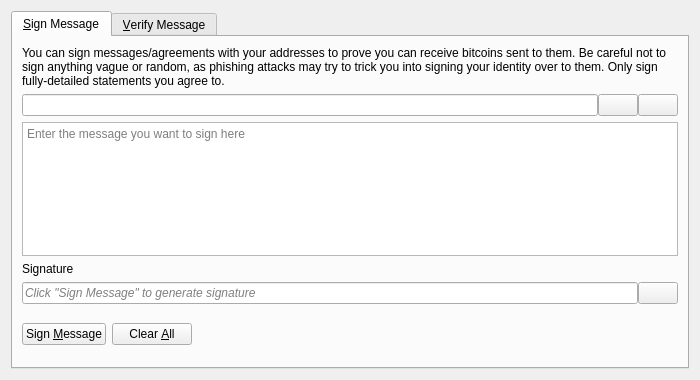
<?xml version="1.0" encoding="UTF-8"?>
<ui version="4.0">
 <class>SignVerifyMessageDialog</class>
 <widget class="QDialog" name="SignVerifyMessageDialog">
  <property name="geometry">
   <rect>
    <x>0</x>
    <y>0</y>
    <width>700</width>
    <height>380</height>
   </rect>
  </property>
  <property name="windowTitle">
   <string>Signatures - Sign / Verify a Message</string>
  </property>
  <property name="modal">
   <bool>true</bool>
  </property>
  <layout class="QVBoxLayout" name="verticalLayout">
   <item>
    <widget class="QTabWidget" name="tabWidget">
     <property name="currentIndex">
      <number>0</number>
     </property>
     <widget class="QWidget" name="tabSignMessage">
      <attribute name="title">
       <string>&amp;Sign Message</string>
      </attribute>
      <layout class="QVBoxLayout" name="verticalLayout_SM">
       <item>
        <widget class="QLabel" name="infoLabel_SM">
         <property name="text">
          <string>You can sign messages/agreements with your addresses to prove you can receive bitcoins sent to them. Be careful not to sign anything vague or random, as phishing attacks may try to trick you into signing your identity over to them. Only sign fully-detailed statements you agree to.</string>
         </property>
         <property name="textFormat">
          <enum>Qt::PlainText</enum>
         </property>
         <property name="wordWrap">
          <bool>true</bool>
         </property>
        </widget>
       </item>
       <item>
        <layout class="QHBoxLayout" name="horizontalLayout_1_SM">
         <property name="spacing">
          <number>0</number>
         </property>
         <item>
          <widget class="QValidatedLineEdit" name="addressIn_SM">
           <property name="toolTip">
            <string>The TROIS address to sign the message with</string>
           </property>
          </widget>
         </item>
         <item>
          <widget class="QPushButton" name="addressBookButton_SM">
           <property name="toolTip">
            <string>Choose previously used address</string>
           </property>
           <property name="text">
            <string/>
           </property>
           <property name="icon">
            <iconset resource="../bitcoin.qrc">
             <normaloff>:/icons/address-book</normaloff>:/icons/address-book</iconset>
           </property>
           <property name="shortcut">
            <string>Alt+A</string>
           </property>
           <property name="autoDefault">
            <bool>false</bool>
           </property>
          </widget>
         </item>
         <item>
          <widget class="QPushButton" name="pasteButton_SM">
           <property name="toolTip">
            <string>Paste address from clipboard</string>
           </property>
           <property name="text">
            <string/>
           </property>
           <property name="icon">
            <iconset resource="../bitcoin.qrc">
             <normaloff>:/icons/editpaste</normaloff>:/icons/editpaste</iconset>
           </property>
           <property name="shortcut">
            <string>Alt+P</string>
           </property>
           <property name="autoDefault">
            <bool>false</bool>
           </property>
          </widget>
         </item>
        </layout>
       </item>
       <item>
        <widget class="QPlainTextEdit" name="messageIn_SM">
         <property name="toolTip">
          <string>Enter the message you want to sign here</string>
         </property>
         <property name="placeholderText">
          <string>Enter the message you want to sign here</string>
         </property>
        </widget>
       </item>
       <item>
        <widget class="QLabel" name="signatureLabel_SM">
         <property name="text">
          <string>Signature</string>
         </property>
         <property name="textFormat">
          <enum>Qt::PlainText</enum>
         </property>
        </widget>
       </item>
       <item>
        <layout class="QHBoxLayout" name="horizontalLayout_2_SM">
         <property name="spacing">
          <number>0</number>
         </property>
         <item>
          <widget class="QLineEdit" name="signatureOut_SM">
           <property name="placeholderText">
            <string>Click "Sign Message" to generate signature</string>
           </property>
           <property name="font">
            <font>
             <italic>true</italic>
            </font>
           </property>
           <property name="readOnly">
            <bool>true</bool>
           </property>
          </widget>
         </item>
         <item>
          <widget class="QPushButton" name="copySignatureButton_SM">
           <property name="toolTip">
            <string>Copy the current signature to the system clipboard</string>
           </property>
           <property name="text">
            <string/>
           </property>
           <property name="icon">
            <iconset resource="../bitcoin.qrc">
             <normaloff>:/icons/editcopy</normaloff>:/icons/editcopy</iconset>
           </property>
           <property name="autoDefault">
            <bool>false</bool>
           </property>
          </widget>
         </item>
        </layout>
       </item>
       <item>
        <layout class="QHBoxLayout" name="horizontalLayout_3_SM">
         <item>
          <widget class="QPushButton" name="signMessageButton_SM">
           <property name="toolTip">
            <string>Sign the message to prove you own this TROIS address</string>
           </property>
           <property name="text">
            <string>Sign &amp;Message</string>
           </property>
           <property name="icon">
            <iconset resource="../bitcoin.qrc">
             <normaloff>:/icons/edit</normaloff>:/icons/edit</iconset>
           </property>
           <property name="autoDefault">
            <bool>false</bool>
           </property>
          </widget>
         </item>
         <item>
          <widget class="QPushButton" name="clearButton_SM">
           <property name="toolTip">
            <string>Reset all sign message fields</string>
           </property>
           <property name="text">
            <string>Clear &amp;All</string>
           </property>
           <property name="icon">
            <iconset resource="../bitcoin.qrc">
             <normaloff>:/icons/remove</normaloff>:/icons/remove</iconset>
           </property>
           <property name="autoDefault">
            <bool>false</bool>
           </property>
          </widget>
         </item>
         <item>
          <spacer name="horizontalSpacer_1_SM">
           <property name="orientation">
            <enum>Qt::Horizontal</enum>
           </property>
           <property name="sizeHint" stdset="0">
            <size>
             <width>40</width>
             <height>48</height>
            </size>
           </property>
          </spacer>
         </item>
         <item>
          <widget class="QLabel" name="statusLabel_SM">
           <property name="font">
            <font>
             <weight>75</weight>
             <bold>true</bold>
            </font>
           </property>
           <property name="text">
            <string/>
           </property>
           <property name="wordWrap">
            <bool>true</bool>
           </property>
          </widget>
         </item>
         <item>
          <spacer name="horizontalSpacer_2_SM">
           <property name="orientation">
            <enum>Qt::Horizontal</enum>
           </property>
           <property name="sizeHint" stdset="0">
            <size>
             <width>40</width>
             <height>48</height>
            </size>
           </property>
          </spacer>
         </item>
        </layout>
       </item>
      </layout>
     </widget>
     <widget class="QWidget" name="tabVerifyMessage">
      <attribute name="title">
       <string>&amp;Verify Message</string>
      </attribute>
      <layout class="QVBoxLayout" name="verticalLayout_VM">
       <item>
        <widget class="QLabel" name="infoLabel_VM">
         <property name="text">
          <string>Enter the receiver's address, message (ensure you copy line breaks, spaces, tabs, etc. exactly) and signature below to verify the message. Be careful not to read more into the signature than what is in the signed message itself, to avoid being tricked by a man-in-the-middle attack. Note that this only proves the signing party receives with the address, it cannot prove sendership of any transaction!</string>
         </property>
         <property name="textFormat">
          <enum>Qt::PlainText</enum>
         </property>
         <property name="alignment">
          <set>Qt::AlignLeading|Qt::AlignLeft|Qt::AlignTop</set>
         </property>
         <property name="wordWrap">
          <bool>true</bool>
         </property>
        </widget>
       </item>
       <item>
        <layout class="QHBoxLayout" name="horizontalLayout_1_VM">
         <property name="spacing">
          <number>0</number>
         </property>
         <item>
          <widget class="QValidatedLineEdit" name="addressIn_VM">
           <property name="toolTip">
            <string>The TROIS address the message was signed with</string>
           </property>
          </widget>
         </item>
         <item>
          <widget class="QPushButton" name="addressBookButton_VM">
           <property name="toolTip">
            <string>Choose previously used address</string>
           </property>
           <property name="text">
            <string/>
           </property>
           <property name="icon">
            <iconset resource="../bitcoin.qrc">
             <normaloff>:/icons/address-book</normaloff>:/icons/address-book</iconset>
           </property>
           <property name="shortcut">
            <string>Alt+A</string>
           </property>
           <property name="autoDefault">
            <bool>false</bool>
           </property>
          </widget>
         </item>
        </layout>
       </item>
       <item>
        <widget class="QPlainTextEdit" name="messageIn_VM">
          <property name="toolTip">
            <string>The signed message to verify</string>
          </property>
          <property name="placeholderText">
            <string>The signed message to verify</string>
          </property>
        </widget>
       </item>
       <item>
        <widget class="QValidatedLineEdit" name="signatureIn_VM">
          <property name="toolTip">
            <string>The signature given when the message was signed</string>
          </property>
          <property name="placeholderText">
            <string>The signature given when the message was signed</string>
          </property>
        </widget>
       </item>
       <item>
        <layout class="QHBoxLayout" name="horizontalLayout_2_VM">
         <item>
          <widget class="QPushButton" name="verifyMessageButton_VM">
           <property name="toolTip">
            <string>Verify the message to ensure it was signed with the specified TROIS address</string>
           </property>
           <property name="text">
            <string>Verify &amp;Message</string>
           </property>
           <property name="icon">
            <iconset resource="../bitcoin.qrc">
             <normaloff>:/icons/transaction_0</normaloff>:/icons/transaction_0</iconset>
           </property>
           <property name="autoDefault">
            <bool>false</bool>
           </property>
          </widget>
         </item>
         <item>
          <widget class="QPushButton" name="clearButton_VM">
           <property name="toolTip">
            <string>Reset all verify message fields</string>
           </property>
           <property name="text">
            <string>Clear &amp;All</string>
           </property>
           <property name="icon">
            <iconset resource="../bitcoin.qrc">
             <normaloff>:/icons/remove</normaloff>:/icons/remove</iconset>
           </property>
           <property name="autoDefault">
            <bool>false</bool>
           </property>
          </widget>
         </item>
         <item>
          <spacer name="horizontalSpacer_1_VM">
           <property name="orientation">
            <enum>Qt::Horizontal</enum>
           </property>
           <property name="sizeHint" stdset="0">
            <size>
             <width>40</width>
             <height>48</height>
            </size>
           </property>
          </spacer>
         </item>
         <item>
          <widget class="QLabel" name="statusLabel_VM">
           <property name="font">
            <font>
             <weight>75</weight>
             <bold>true</bold>
            </font>
           </property>
           <property name="text">
            <string/>
           </property>
           <property name="wordWrap">
            <bool>true</bool>
           </property>
          </widget>
         </item>
         <item>
          <spacer name="horizontalSpacer_2_VM">
           <property name="orientation">
            <enum>Qt::Horizontal</enum>
           </property>
           <property name="sizeHint" stdset="0">
            <size>
             <width>40</width>
             <height>48</height>
            </size>
           </property>
          </spacer>
         </item>
        </layout>
       </item>
      </layout>
     </widget>
    </widget>
   </item>
  </layout>
 </widget>
 <customwidgets>
  <customwidget>
   <class>QValidatedLineEdit</class>
   <extends>QLineEdit</extends>
   <header>qt/qvalidatedlineedit.h</header>
  </customwidget>
 </customwidgets>
 <resources>
  <include location="../bitcoin.qrc"/>
 </resources>
 <connections/>
</ui>
